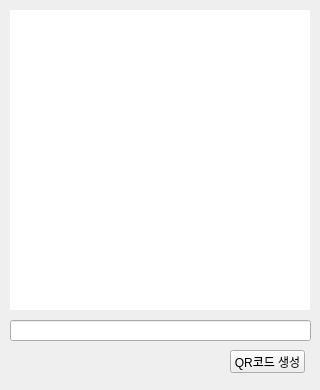
<?xml version="1.0" encoding="UTF-8"?>
<ui version="4.0">
 <class>Form</class>
 <widget class="QWidget" name="Form">
  <property name="geometry">
   <rect>
    <x>0</x>
    <y>0</y>
    <width>320</width>
    <height>390</height>
   </rect>
  </property>
  <property name="maximumSize">
   <size>
    <width>320</width>
    <height>390</height>
   </size>
  </property>
  <property name="windowTitle">
   <string>QR코드 생성기</string>
  </property>
  <widget class="QLabel" name="lblQrCode">
   <property name="geometry">
    <rect>
     <x>10</x>
     <y>10</y>
     <width>300</width>
     <height>300</height>
    </rect>
   </property>
   <property name="styleSheet">
    <string notr="true">background-color:white;</string>
   </property>
   <property name="text">
    <string/>
   </property>
  </widget>
  <widget class="QLineEdit" name="txtQrData">
   <property name="geometry">
    <rect>
     <x>10</x>
     <y>320</y>
     <width>301</width>
     <height>21</height>
    </rect>
   </property>
  </widget>
  <widget class="QPushButton" name="btnGenerate">
   <property name="geometry">
    <rect>
     <x>230</x>
     <y>350</y>
     <width>75</width>
     <height>23</height>
    </rect>
   </property>
   <property name="text">
    <string>QR코드 생성</string>
   </property>
  </widget>
 </widget>
 <resources/>
 <connections/>
</ui>
